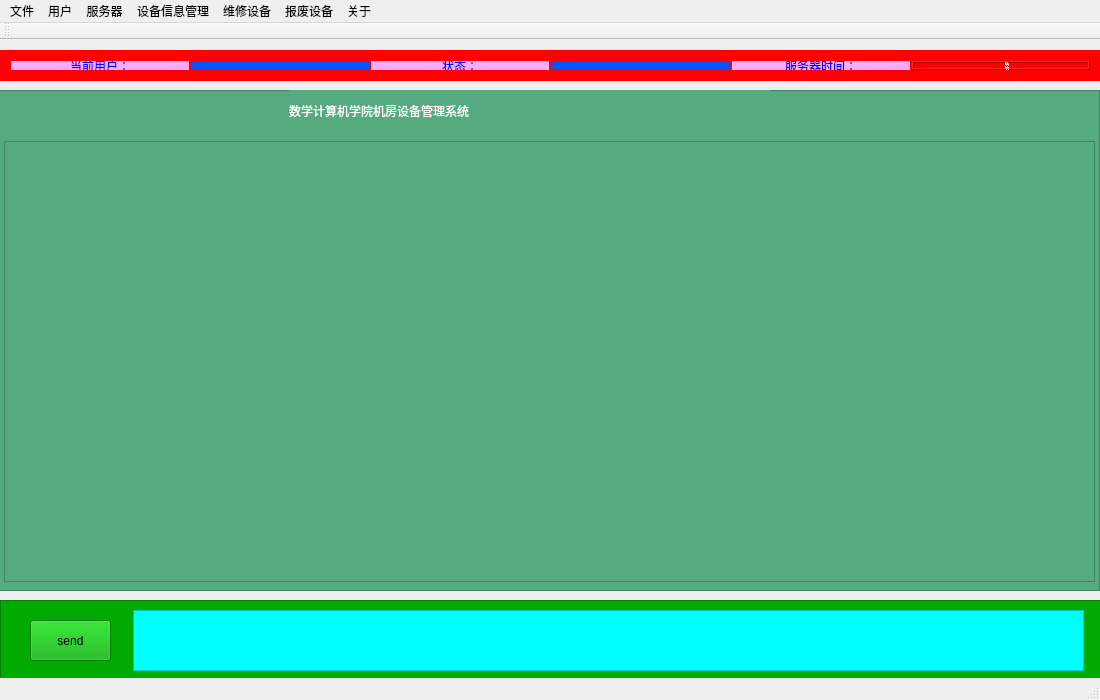
<?xml version="1.0" encoding="UTF-8"?>
<ui version="4.0">
 <class>MainWindow</class>
 <widget class="QMainWindow" name="MainWindow">
  <property name="enabled">
   <bool>true</bool>
  </property>
  <property name="geometry">
   <rect>
    <x>0</x>
    <y>0</y>
    <width>1100</width>
    <height>700</height>
   </rect>
  </property>
  <property name="sizePolicy">
   <sizepolicy hsizetype="Fixed" vsizetype="Fixed">
    <horstretch>0</horstretch>
    <verstretch>0</verstretch>
   </sizepolicy>
  </property>
  <property name="minimumSize">
   <size>
    <width>1100</width>
    <height>700</height>
   </size>
  </property>
  <property name="maximumSize">
   <size>
    <width>1100</width>
    <height>700</height>
   </size>
  </property>
  <property name="baseSize">
   <size>
    <width>1000</width>
    <height>600</height>
   </size>
  </property>
  <property name="windowTitle">
   <string>实验室设备管理系统--客户端</string>
  </property>
  <property name="windowIcon">
   <iconset>
    <normaloff>ico/network.ico</normaloff>ico/network.ico</iconset>
  </property>
  <property name="layoutDirection">
   <enum>Qt::LeftToRight</enum>
  </property>
  <widget class="QWidget" name="centralWidget">
   <property name="layoutDirection">
    <enum>Qt::LeftToRight</enum>
   </property>
   <widget class="QFrame" name="frame">
    <property name="geometry">
     <rect>
      <x>0</x>
      <y>10</y>
      <width>1101</width>
      <height>31</height>
     </rect>
    </property>
    <property name="sizePolicy">
     <sizepolicy hsizetype="Expanding" vsizetype="Expanding">
      <horstretch>0</horstretch>
      <verstretch>0</verstretch>
     </sizepolicy>
    </property>
    <property name="styleSheet">
     <string notr="true">background-color: rgb(255, 0, 0);</string>
    </property>
    <property name="frameShape">
     <enum>QFrame::StyledPanel</enum>
    </property>
    <property name="frameShadow">
     <enum>QFrame::Sunken</enum>
    </property>
    <widget class="QWidget" name="horizontalLayoutWidget">
     <property name="geometry">
      <rect>
       <x>0</x>
       <y>0</y>
       <width>1101</width>
       <height>31</height>
      </rect>
     </property>
     <layout class="QHBoxLayout" name="horizontalLayout" stretch="0,0,0,0,0,0">
      <property name="spacing">
       <number>2</number>
      </property>
      <property name="sizeConstraint">
       <enum>QLayout::SetMaximumSize</enum>
      </property>
      <item>
       <widget class="QLabel" name="label">
        <property name="styleSheet">
         <string notr="true">background-color: rgb(255, 170, 255);
color: rgb(0, 0, 255);</string>
        </property>
        <property name="text">
         <string>当前用户：</string>
        </property>
        <property name="alignment">
         <set>Qt::AlignCenter</set>
        </property>
       </widget>
      </item>
      <item>
       <widget class="QLabel" name="uLabel">
        <property name="styleSheet">
         <string notr="true">color: rgb(255, 255, 0);
background-color: rgb(0, 85, 255);</string>
        </property>
        <property name="text">
         <string/>
        </property>
        <property name="alignment">
         <set>Qt::AlignCenter</set>
        </property>
       </widget>
      </item>
      <item>
       <widget class="QLabel" name="label_2">
        <property name="styleSheet">
         <string notr="true">background-color: rgb(255, 170, 255);
color: rgb(0, 0, 255);</string>
        </property>
        <property name="text">
         <string>状态：</string>
        </property>
        <property name="alignment">
         <set>Qt::AlignCenter</set>
        </property>
       </widget>
      </item>
      <item>
       <widget class="QLabel" name="statLabel">
        <property name="styleSheet">
         <string notr="true">background-color: rgb(0, 85, 255);
color: rgb(255, 255, 0);</string>
        </property>
        <property name="midLineWidth">
         <number>1</number>
        </property>
        <property name="text">
         <string/>
        </property>
        <property name="alignment">
         <set>Qt::AlignCenter</set>
        </property>
       </widget>
      </item>
      <item>
       <widget class="QLabel" name="label_3">
        <property name="styleSheet">
         <string notr="true">background-color: rgb(255, 170, 255);
color: rgb(0, 0, 255);</string>
        </property>
        <property name="text">
         <string>服务器时间：</string>
        </property>
        <property name="alignment">
         <set>Qt::AlignCenter</set>
        </property>
       </widget>
      </item>
      <item>
       <widget class="QLCDNumber" name="lcdServTime"/>
      </item>
     </layout>
    </widget>
   </widget>
   <widget class="QFrame" name="frame_3">
    <property name="enabled">
     <bool>true</bool>
    </property>
    <property name="geometry">
     <rect>
      <x>-1</x>
      <y>50</y>
      <width>1101</width>
      <height>501</height>
     </rect>
    </property>
    <property name="sizePolicy">
     <sizepolicy hsizetype="Fixed" vsizetype="Fixed">
      <horstretch>0</horstretch>
      <verstretch>0</verstretch>
     </sizepolicy>
    </property>
    <property name="styleSheet">
     <string notr="true">background-color: rgb(85, 170, 127);</string>
    </property>
    <property name="frameShape">
     <enum>QFrame::StyledPanel</enum>
    </property>
    <property name="frameShadow">
     <enum>QFrame::Raised</enum>
    </property>
    <widget class="QTableView" name="tableView">
     <property name="geometry">
      <rect>
       <x>5</x>
       <y>51</y>
       <width>1091</width>
       <height>441</height>
      </rect>
     </property>
     <property name="layoutDirection">
      <enum>Qt::LeftToRight</enum>
     </property>
     <property name="styleSheet">
      <string notr="true">border-top-color: rgb(255, 0, 0);</string>
     </property>
     <property name="lineWidth">
      <number>3</number>
     </property>
    </widget>
    <widget class="QLabel" name="label_4">
     <property name="geometry">
      <rect>
       <x>290</x>
       <y>0</y>
       <width>481</width>
       <height>41</height>
      </rect>
     </property>
     <property name="styleSheet">
      <string notr="true">font: 24pt &quot;楷体&quot;;
color: rgb(255, 255, 255);</string>
     </property>
     <property name="text">
      <string>数学计算机学院机房设备管理系统</string>
     </property>
    </widget>
   </widget>
   <widget class="QFrame" name="frame_4">
    <property name="geometry">
     <rect>
      <x>0</x>
      <y>560</y>
      <width>1101</width>
      <height>81</height>
     </rect>
    </property>
    <property name="styleSheet">
     <string notr="true">background-color: rgb(0, 170, 0);</string>
    </property>
    <property name="frameShape">
     <enum>QFrame::StyledPanel</enum>
    </property>
    <property name="frameShadow">
     <enum>QFrame::Raised</enum>
    </property>
    <widget class="QPlainTextEdit" name="chat">
     <property name="geometry">
      <rect>
       <x>133</x>
       <y>10</y>
       <width>951</width>
       <height>61</height>
      </rect>
     </property>
     <property name="styleSheet">
      <string notr="true">background-color: rgb(0, 255, 255);</string>
     </property>
    </widget>
    <widget class="QPushButton" name="sendButton">
     <property name="geometry">
      <rect>
       <x>30</x>
       <y>20</y>
       <width>81</width>
       <height>41</height>
      </rect>
     </property>
     <property name="text">
      <string>send</string>
     </property>
    </widget>
   </widget>
  </widget>
  <widget class="QMenuBar" name="menuBar">
   <property name="geometry">
    <rect>
     <x>0</x>
     <y>0</y>
     <width>1100</width>
     <height>23</height>
    </rect>
   </property>
   <widget class="QMenu" name="file">
    <property name="title">
     <string>文件</string>
    </property>
    <widget class="QMenu" name="menu_2">
     <property name="title">
      <string>导出数据</string>
     </property>
     <addaction name="exportSb"/>
     <addaction name="exportWx"/>
     <addaction name="exportBf"/>
    </widget>
    <addaction name="open"/>
    <addaction name="menu_2"/>
    <addaction name="separator"/>
    <addaction name="exit"/>
   </widget>
   <widget class="QMenu" name="user">
    <property name="title">
     <string>用户</string>
    </property>
    <addaction name="currentUser"/>
    <addaction name="zhuxiao"/>
    <addaction name="zhuce"/>
    <addaction name="Alluser"/>
   </widget>
   <widget class="QMenu" name="fuwuqi">
    <property name="title">
     <string>服务器</string>
    </property>
    <addaction name="login"/>
    <addaction name="loginout"/>
   </widget>
   <widget class="QMenu" name="abouts">
    <property name="title">
     <string>关于</string>
    </property>
    <addaction name="about"/>
   </widget>
   <widget class="QMenu" name="menu">
    <property name="title">
     <string>设备信息管理</string>
    </property>
    <addaction name="btnAdd"/>
    <addaction name="btnDel"/>
    <addaction name="btnSel"/>
    <addaction name="btnUpdate"/>
    <addaction name="btnSelAll"/>
   </widget>
   <widget class="QMenu" name="menu_5">
    <property name="title">
     <string>维修设备</string>
    </property>
    <addaction name="AddWx"/>
    <addaction name="DelWx"/>
    <addaction name="SelWx"/>
    <addaction name="UpWx"/>
    <addaction name="WxAll"/>
   </widget>
   <widget class="QMenu" name="menu_6">
    <property name="title">
     <string>报废设备</string>
    </property>
    <addaction name="AddBf"/>
    <addaction name="DelBf"/>
    <addaction name="SelBf"/>
    <addaction name="UpBf"/>
    <addaction name="BfAll"/>
   </widget>
   <addaction name="file"/>
   <addaction name="user"/>
   <addaction name="fuwuqi"/>
   <addaction name="menu"/>
   <addaction name="menu_5"/>
   <addaction name="menu_6"/>
   <addaction name="abouts"/>
  </widget>
  <widget class="QToolBar" name="mainToolBar">
   <attribute name="toolBarArea">
    <enum>TopToolBarArea</enum>
   </attribute>
   <attribute name="toolBarBreak">
    <bool>false</bool>
   </attribute>
  </widget>
  <widget class="QStatusBar" name="statusBar"/>
  <action name="open">
   <property name="icon">
    <iconset>
     <normaloff>ico/folder.ico</normaloff>ico/folder.ico</iconset>
   </property>
   <property name="text">
    <string>打开</string>
   </property>
   <property name="toolTip">
    <string>&lt;html&gt;&lt;head/&gt;&lt;body&gt;&lt;p&gt;打开文件&lt;/p&gt;&lt;/body&gt;&lt;/html&gt;</string>
   </property>
  </action>
  <action name="exit">
   <property name="icon">
    <iconset>
     <normaloff>ico/Shut Down.ico</normaloff>ico/Shut Down.ico</iconset>
   </property>
   <property name="text">
    <string>退出</string>
   </property>
   <property name="toolTip">
    <string>退出</string>
   </property>
  </action>
  <action name="currentUser">
   <property name="icon">
    <iconset>
     <normaloff>ico/EYE.ICO</normaloff>ico/EYE.ICO</iconset>
   </property>
   <property name="text">
    <string>当前用户</string>
   </property>
   <property name="toolTip">
    <string>当前用户</string>
   </property>
  </action>
  <action name="shenqing">
   <property name="icon">
    <iconset>
     <normaloff>ico/cd-rom.ico</normaloff>ico/cd-rom.ico</iconset>
   </property>
   <property name="text">
    <string>申请权限</string>
   </property>
   <property name="toolTip">
    <string>申请权限</string>
   </property>
  </action>
  <action name="zhuxiao">
   <property name="icon">
    <iconset>
     <normaloff>ico/W95MBX01.ICO</normaloff>ico/W95MBX01.ICO</iconset>
   </property>
   <property name="text">
    <string>用户注销</string>
   </property>
   <property name="toolTip">
    <string>用户注销</string>
   </property>
  </action>
  <action name="login">
   <property name="icon">
    <iconset>
     <normaloff>ico/ARW06RT.ICO</normaloff>ico/ARW06RT.ICO</iconset>
   </property>
   <property name="text">
    <string>用户登录</string>
   </property>
   <property name="toolTip">
    <string>用户登录</string>
   </property>
  </action>
  <action name="loginout">
   <property name="icon">
    <iconset>
     <normaloff>ico/ARW06LT.ICO</normaloff>ico/ARW06LT.ICO</iconset>
   </property>
   <property name="text">
    <string>退出登录</string>
   </property>
   <property name="toolTip">
    <string>退出登录</string>
   </property>
  </action>
  <action name="help">
   <property name="icon">
    <iconset>
     <normaloff>ico/Help.ico</normaloff>ico/Help.ico</iconset>
   </property>
   <property name="text">
    <string>帮助</string>
   </property>
   <property name="toolTip">
    <string>帮助</string>
   </property>
  </action>
  <action name="about">
   <property name="icon">
    <iconset>
     <normaloff>ico/book.ico</normaloff>ico/book.ico</iconset>
   </property>
   <property name="text">
    <string>关于</string>
   </property>
   <property name="toolTip">
    <string>关于</string>
   </property>
  </action>
  <action name="zhuce">
   <property name="icon">
    <iconset>
     <normaloff>ico/record.ico</normaloff>ico/record.ico</iconset>
   </property>
   <property name="text">
    <string>用户注册</string>
   </property>
  </action>
  <action name="btnAdd">
   <property name="icon">
    <iconset>
     <normaloff>ico/Sadd.png</normaloff>ico/Sadd.png</iconset>
   </property>
   <property name="text">
    <string>新增设备</string>
   </property>
  </action>
  <action name="btnDel">
   <property name="text">
    <string>设备出库</string>
   </property>
  </action>
  <action name="btnSel">
   <property name="text">
    <string>设备查询</string>
   </property>
  </action>
  <action name="btnUpdate">
   <property name="text">
    <string>信息修改</string>
   </property>
  </action>
  <action name="btnSelAll">
   <property name="icon">
    <iconset>
     <normaloff>ico/allsb.png</normaloff>ico/allsb.png</iconset>
   </property>
   <property name="text">
    <string>显示全部</string>
   </property>
  </action>
  <action name="AddWx">
   <property name="icon">
    <iconset>
     <normaloff>ico/Wadd.png</normaloff>ico/Wadd.png</iconset>
   </property>
   <property name="text">
    <string>添加维修数据</string>
   </property>
  </action>
  <action name="DelWx">
   <property name="text">
    <string>删除维修数据</string>
   </property>
  </action>
  <action name="SelWx">
   <property name="text">
    <string>维修数据查询</string>
   </property>
  </action>
  <action name="UpWx">
   <property name="text">
    <string>修改维修数据</string>
   </property>
  </action>
  <action name="AddBf">
   <property name="icon">
    <iconset>
     <normaloff>ico/Badd.png</normaloff>ico/Badd.png</iconset>
   </property>
   <property name="text">
    <string>新增报废记录</string>
   </property>
  </action>
  <action name="UpBf">
   <property name="text">
    <string>修改报废记录</string>
   </property>
  </action>
  <action name="DelBf">
   <property name="text">
    <string>删除报废记录</string>
   </property>
  </action>
  <action name="SelBf">
   <property name="text">
    <string>查询报废记录</string>
   </property>
  </action>
  <action name="WxAll">
   <property name="icon">
    <iconset>
     <normaloff>ico/allWx.png</normaloff>ico/allWx.png</iconset>
   </property>
   <property name="text">
    <string>全部维修记录</string>
   </property>
  </action>
  <action name="BfAll">
   <property name="icon">
    <iconset>
     <normaloff>ico/allBf.png</normaloff>ico/allBf.png</iconset>
   </property>
   <property name="text">
    <string>全部报废设备</string>
   </property>
  </action>
  <action name="exportSb">
   <property name="icon">
    <iconset>
     <normaloff>ico/ExSb.png</normaloff>ico/ExSb.png</iconset>
   </property>
   <property name="text">
    <string>导出设备信息</string>
   </property>
  </action>
  <action name="exportWx">
   <property name="icon">
    <iconset>
     <normaloff>ico/ExWx.png</normaloff>ico/ExWx.png</iconset>
   </property>
   <property name="text">
    <string>导出维修信息</string>
   </property>
  </action>
  <action name="exportBf">
   <property name="icon">
    <iconset>
     <normaloff>ico/ExBf.png</normaloff>ico/ExBf.png</iconset>
   </property>
   <property name="text">
    <string>导出报废信息</string>
   </property>
  </action>
  <action name="Alluser">
   <property name="icon">
    <iconset>
     <normaloff>ico/student.ico</normaloff>ico/student.ico</iconset>
   </property>
   <property name="text">
    <string>全部用户</string>
   </property>
  </action>
 </widget>
 <layoutdefault spacing="6" margin="11"/>
 <resources/>
 <connections/>
</ui>
